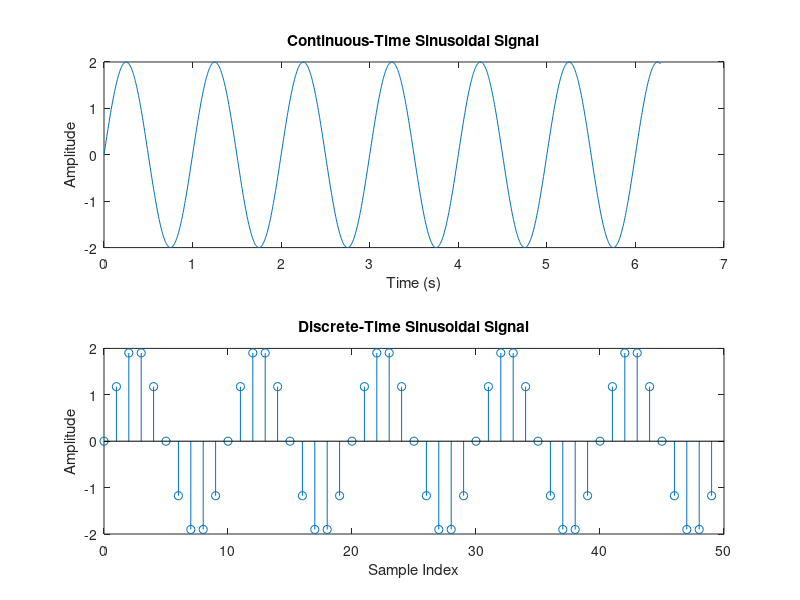

Here is the MATLAB script that generated this plot: (Note: this script raises an error after producing the figure.)
% Continuous-time sinusoidal signal
t_continuous = linspace(0, 2*pi, 1000); % Time vector from 0 to 2*pi
f_continuous = 1; % Frequency in Hz
A_continuous = 2; % Amplitude

% Generate the continuous-time sinusoidal signal
x_continuous = A_continuous * sin(2*pi*f_continuous*t_continuous);

% Discrete-time sinusoidal signal
n_discrete = 0:49; % Discrete time indices
f_discrete = 0.1; % Sampling frequency in Hz
A_discrete = 2; % Amplitude

% Generate the discrete-time sinusoidal signal
x_discrete = A_discrete * sin(2*pi*f_discrete*n_discrete);

% Plot the continuous-time signal
subplot(2, 1, 1);
plot(t_continuous, x_continuous);
title('Continuous-Time Sinusoidal Signal');
xlabel('Time (s)');
ylabel('Amplitude');

% Plot the discrete-time signal
subplot(2, 1, 2);
stem(n_discrete, x_discrete);
title('Discrete-Time Sinusoidal Signal');
xlabel('Sample Index');
ylabel('Amplitude');

% Adjust subplot spacing
sgtitle('Continuous and Discrete Sinusoidal Signals');

